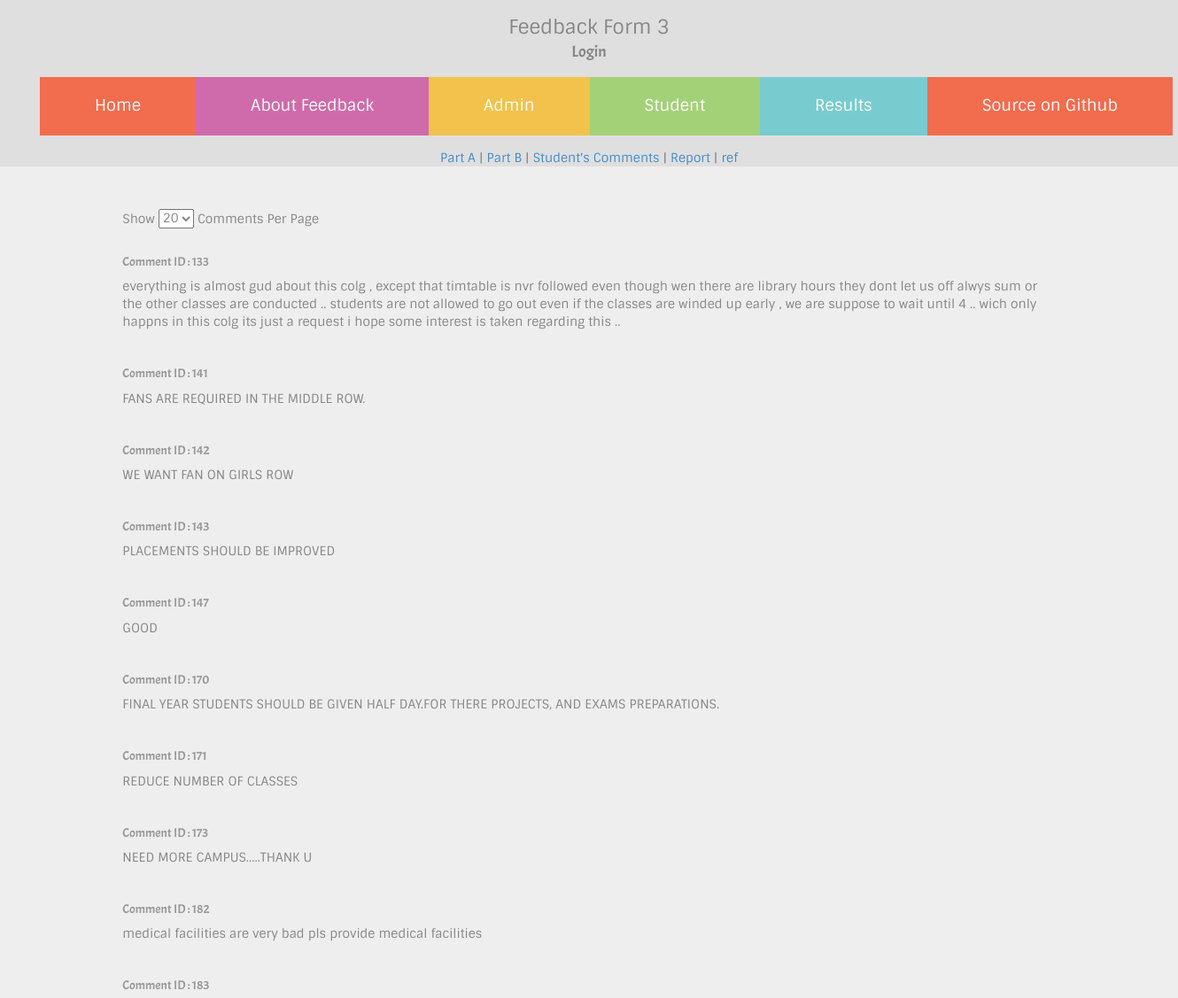
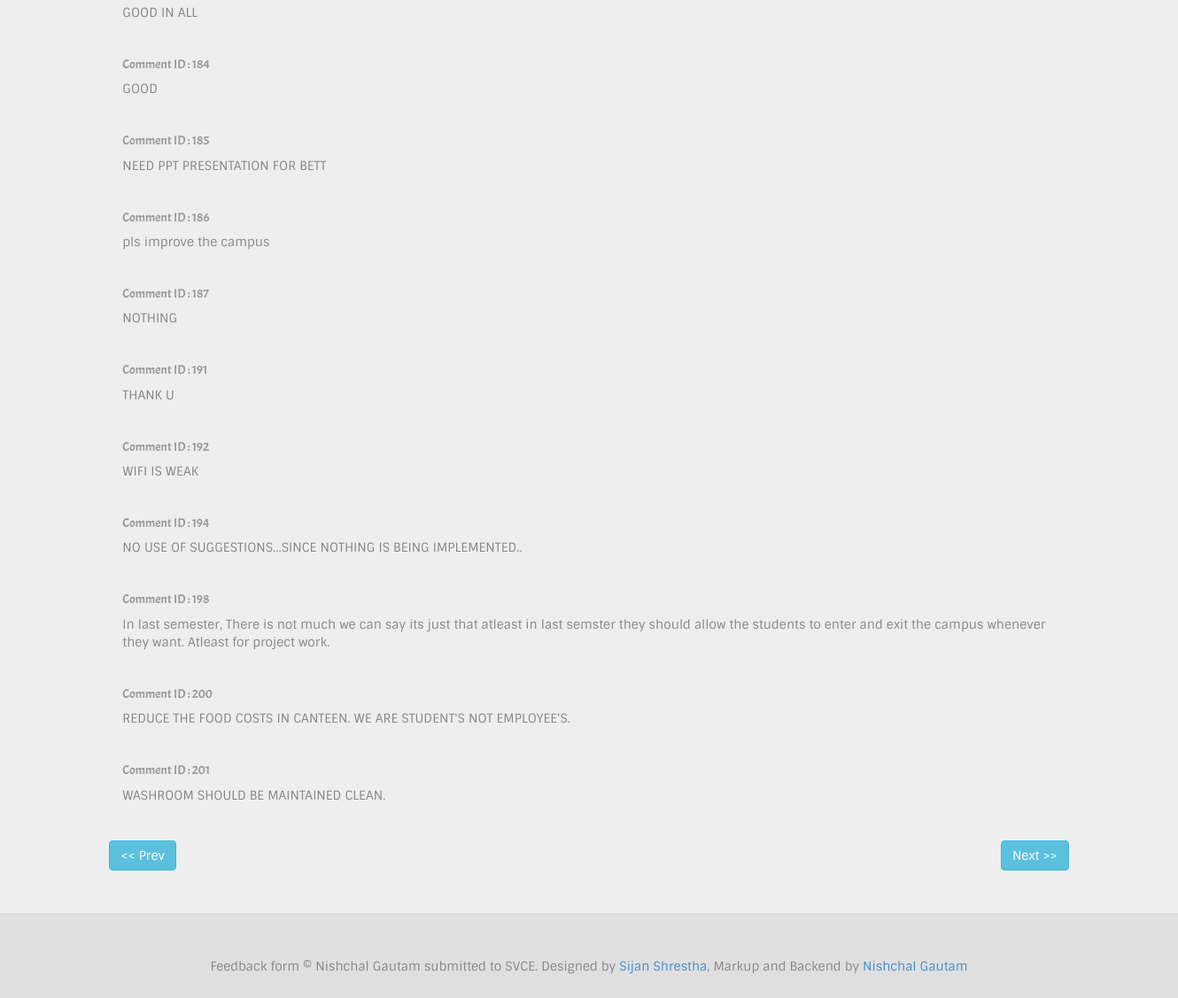
Screenshot of /admin/studentfeedbacks.php?limit=20&offset=40 (signed in) with the database file from the repository (2 pictures, top to bottom).
### tables this page shows
CREATE TABLE `feedbackStudents` (
  `id` int(5) NOT NULL AUTO_INCREMENT,
  `usn` varchar(50) DEFAULT NULL,
  `message` text,
  PRIMARY KEY (`id`),
  UNIQUE KEY `usn` (`usn`),
  UNIQUE KEY `usn_2` (`usn`)
);

### classes/auth.class.php (called while the page is built, shortened)
<?php
	class authenticate
	{
		public static $db_host,$db_user,$db_pass,$db_name,$username,$password;
		public static function check(){
			$db_name=self::$db_name;
			$username=self::$username;
			$password=self::$password;
			$username=mysql_real_escape_string($username);
			$sql="SELECT * FROM `$db_name`.`admin` WHERE `username`='$username' LIMIT 1";
			$query=mysql_query($sql);
			$num=mysql_num_rows($query);
			if($num!=1){
				return false;
			}
			else{
				$data=mysql_fetch_object($query);
				$passdb=$data->password;
				if($password==$passdb){
					return true;
				}else{
					return false;
				}
			}
		}
	}
?>

### admin/studentfeedbacks.php (the view, shortened to what this page needs)
<?php
	require_once("../classes/auth.class.php");
?>
<?php $title="Login Admin"; require_once('../required_files/header.php'); ?>
	<div align="center">
		<a href="admin.php" >Part A</a> | <a href="collegeResult.php" >Part B</a> | <a href="studentfeedbacks.php">Student's Comments</a> | <a href="report.php">Report</a> | <a href="getreport.php" >ref</a>
	</div>
	<div class="jumbotron">
		<div class="row">
			<div class="col-sm-10 col-sm-offset-1">
			<form action="<?php echo $_SERVER['PHP_SELF']; ?>" onchange="this.submit()" method="get">
			Show <select style="margin-bottom:20px;" name="limit" id="">
					<?php $limit=(isset($_GET['limit']))?$_GET['limit']:20;?>
					<option value="20" <?php if ($limit==20) {echo "selected";} ?>>20</option>
				</select> Comments Per Page
			</form>
				<?php
					$limit=(isset($_GET['limit']))?$_GET['limit']:20;
					$limit=($limit<0)?0:$limit;
					$offset=(isset($_GET['offset']))?$_GET['offset']:0;
					$offset=($offset<0)?0:$offset;
					$sql="SELECT id,message FROM `$db_name`.`feedbackStudents` WHERE message != '' LIMIT $limit OFFSET $offset";
					$query=mysql_query($sql);
					while ($data=mysql_fetch_object($query)) {
						echo "<h5 class='text-muted' style='font-family:acme;'>Comment ID : ".$data->id."</h5><span style='font-family:sintony;'>".nl2br(htmlentities($data->message))."</span><hr>";
					}
				 ?>
				 <div class="row"><a href="<?php $newoffset=$offset-$limit;echo $_SERVER['PHP_SELF']."?limit=$limit&offset=$newoffset"; ?>" class="badge <?php if($newoffset<0){echo "disabled";} ?> btn btn-info">&lt;&lt; Prev</a><a href="<?php $newoffset=$offset+$limit; echo $_SERVER['PHP_SELF']."?limit=$limit&offset=$newoffset"; ?>" class="badge btn btn-info pull-right">Next &gt;&gt;</a></div>
			</div>
		</div>
	</div>
<?php require_once('../required_files/footer.php'); ?>

### styles.css (style rules this page uses)
body { background:#dfdfdf;color:#868686;font-family:sintony }

### rows the page displays
feedbackstudents: id "133", message "everything is almost gud about this colg , except that timtable is nvr followed even though wen there are library hours they dont let us off alwys sum or the other classes are conducted .. students are not allowed to go out even if the classes are winded up early , we are suppose to wait until 4 .. wich only happns in this colg its just a request i hope some interest is taken regarding this .."
feedbackstudents: id "141", message "FANS ARE REQUIRED IN THE MIDDLE ROW."
feedbackstudents: id "142", message "WE WANT FAN ON GIRLS ROW"
feedbackstudents: id "143", message "PLACEMENTS SHOULD BE IMPROVED"
feedbackstudents: id "147", message "GOOD"
feedbackstudents: id "170", message "FINAL YEAR STUDENTS SHOULD BE GIVEN HALF DAY.FOR THERE PROJECTS, AND EXAMS PREPARATIONS."
feedbackstudents: id "171", message "REDUCE NUMBER OF CLASSES"
feedbackstudents: id "173", message "NEED MORE CAMPUS.....THANK U"
feedbackstudents: id "182", message "medical facilities are very bad pls provide medical facilities"
feedbackstudents: id "183", message "GOOD IN ALL"
feedbackstudents: id "184", message "GOOD"
feedbackstudents: id "185", message "NEED PPT PRESENTATION FOR BETT"
feedbackstudents: id "186", message "pls improve the campus"
feedbackstudents: id "187", message "NOTHING"
feedbackstudents: id "191", message "THANK U"
feedbackstudents: id "192", message "WIFI IS WEAK"
feedbackstudents: id "194", message "NO USE OF SUGGESTIONS...SINCE NOTHING IS BEING IMPLEMENTED.."
feedbackstudents: id "198", message "In last semester, There is not much we can say its just that atleast in last semster they should allow the students to enter and exit the campus whenever they want. Atleast for project work."
feedbackstudents: id "200", message "REDUCE THE FOOD COSTS IN CANTEEN. WE ARE STUDENT'S NOT EMPLOYEE'S."
feedbackstudents: id "201", message "WASHROOM SHOULD BE MAINTAINED CLEAN."
